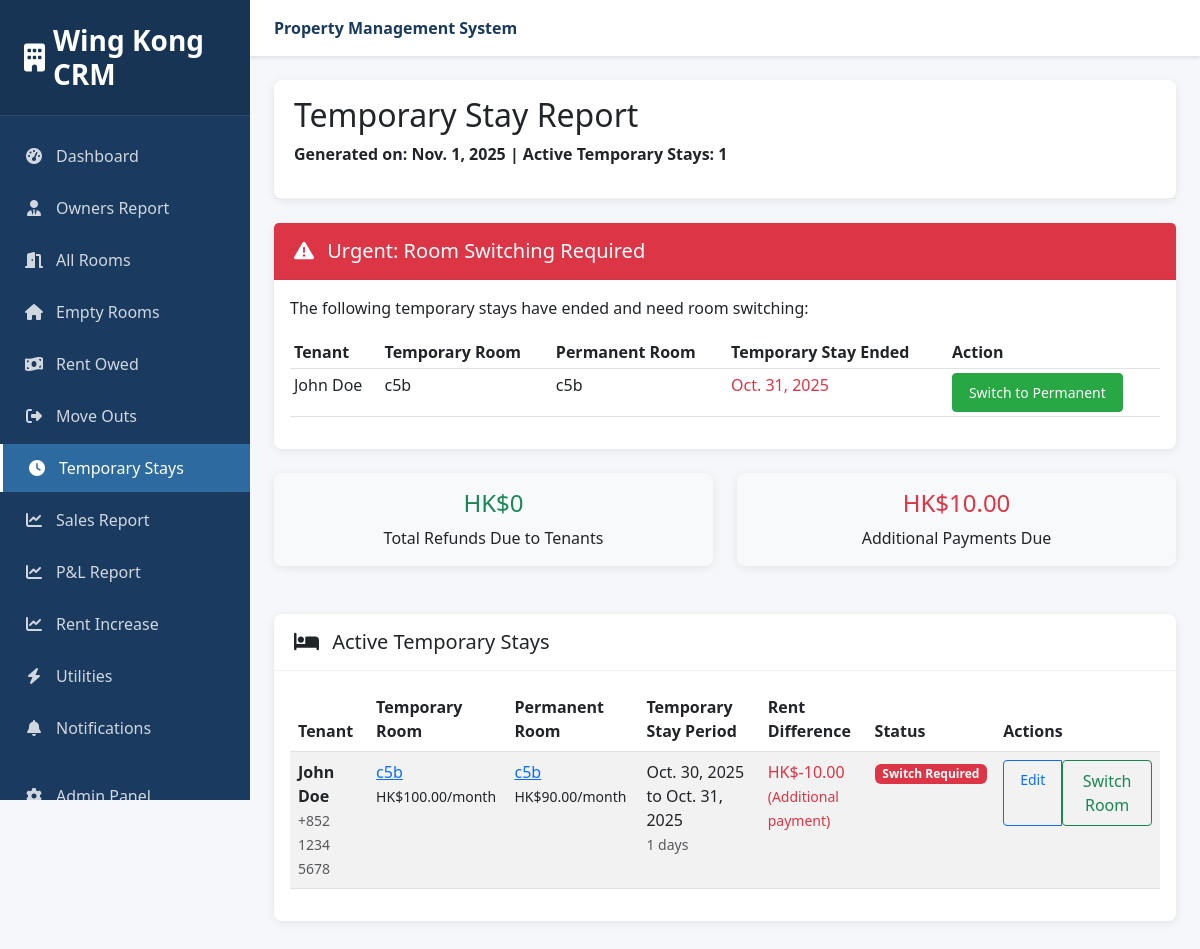
Screenshot of /reports/temporary-stay/ (signed in) with the database file from the repository.
### contracts/models.py (models this page shows, shortened)
class Contract(models.Model):
    CONTRACT_STATUS = [
        ('draft', 'Draft'),
        ('sent', 'Sent for Signature'),
        ('signed', 'Signed'),
        ('expired', 'Expired'),
        ('terminated', 'Terminated'),
    ]
    contract_number = models.CharField(max_length=50, unique=True, default=uuid.uuid4)
    booking = models.OneToOneField(Booking, on_delete=models.CASCADE)
    start_date = models.DateField()
    end_date = models.DateField()
    monthly_rent = models.DecimalField(max_digits=10, decimal_places=2)
    security_deposit = models.DecimalField(max_digits=10, decimal_places=2, default=0)
    stamp_duty = models.DecimalField(max_digits=10, decimal_places=2, default=0)
    status = models.CharField(max_length=20, choices=CONTRACT_STATUS, default='draft')
    signed_date = models.DateTimeField(null=True, blank=True)
    digital_signature = models.TextField(blank=True)  # Store signature data
    temporary_room = models.ForeignKey(Room, on_delete=models.SET_NULL, null=True, blank=True,
                                       related_name='temporary_contracts')
    temporary_stay_start = models.DateField(null=True, blank=True)
    temporary_stay_end = models.DateField(null=True, blank=True)
    temporary_stay_rent = models.DecimalField(max_digits=10, decimal_places=2, default=0,
                                              help_text="Rent during temporary stay")
    permanent_stay_rent = models.DecimalField(max_digits=10, decimal_places=2, default=0,
                                              help_text="Rent for permanent room")
    rent_difference = models.DecimalField(max_digits=10, decimal_places=2, default=0,
                                          help_text="Positive = refund, Negative = additional payment")
    is_temporary_stay_active = models.BooleanField(default=False)
    renewal_status = models.CharField(
        max_length=20,
        choices=[
            ('not_sent', 'Renewal Not Sent'),
            ('sent', 'Renewal Sent'),
            ('renewed', 'Renewed'),
            ('declined', 'Declined'),
        ],
        default='not_sent'
    )
    renewal_sent_date = models.DateTimeField(null=True, blank=True)
    move_out_notice_sent = models.BooleanField(default=False)
    move_out_notice_sent_date = models.DateTimeField(null=True, blank=True)
    created_at = models.DateTimeField(auto_now_add=True)
    updated_at = models.DateTimeField(auto_now=True)
    class Meta:
        ordering = ['-created_at']
    @property
    def temporary_stay_duration(self):
        if self.temporary_stay_start and self.temporary_stay_end:
            return (self.temporary_stay_end - self.temporary_stay_start).days
        return 0
    @property
    def needs_room_switch(self):
        if self.is_temporary_stay_active and self.temporary_stay_end:
            from django.utils import timezone
            return timezone.now().date() >= self.temporary_stay_end
        return False

### bookings/models.py (models this page shows, shortened)
class Booking(models.Model):
    BOOKING_STATUS = [
        ('pending', 'Pending'),  # Booking created but not confirmed
        ('confirmed', 'Confirmed'),  # Deposit paid, room reserved
        ('active', 'Active'),  # Tenant moved in
        ('completed', 'Completed'),  # Tenant moved out successfully
        ('cancelled', 'Cancelled'),  # Booking cancelled
        ('terminated', 'Terminated'),  # Contract terminated early
    ]
    PAYMENT_STATUS = [
        ('pending', 'Pending'),
        ('deposit_paid', 'Deposit Paid'),
        ('fully_paid', 'Fully Paid'),
        ('overdue', 'Overdue'),
    ]
    tenant = models.ForeignKey(Tenant, on_delete=models.CASCADE)
    room = models.ForeignKey(Room, on_delete=models.CASCADE)
    move_in_date = models.DateField()
    move_out_date = models.DateField()
    duration_months = models.IntegerField(help_text="Duration of stay in months")
    status = models.CharField(max_length=20, choices=BOOKING_STATUS, default='pending')
    payment_status = models.CharField(max_length=20, choices=PAYMENT_STATUS, default='pending')
    monthly_rent = models.DecimalField(max_digits=10, decimal_places=2)
    deposit_paid = models.DecimalField(max_digits=10, decimal_places=2, default=0)
    total_amount_paid = models.DecimalField(max_digits=10, decimal_places=2, default=0)
    booking_date = models.DateTimeField(auto_now_add=True)
    confirmed_date = models.DateTimeField(null=True, blank=True)
    actual_move_in_date = models.DateField(null=True, blank=True)
    actual_move_out_date = models.DateField(null=True, blank=True)
    special_requests = models.TextField(blank=True)
    class Meta:
        ordering = ['-booking_date']

### tenants/models.py (models this page shows, shortened)
class Tenant(models.Model):
    GENDER_CHOICES = [
        ('male', 'Male'),
        ('female', 'Female'),
        ('other', 'Other'),
    ]
    user = models.OneToOneField(User, on_delete=models.CASCADE, null=True, blank=True)
    full_name = models.CharField(max_length=200)
    hkid_number = models.CharField(
        max_length=20,
        unique=True,
        blank=True,
        null=True,
        validators=[RegexValidator(regex='^[A-Z]{1,2}[0-9]{6}\\([0-9A]\\)$', message='Enter valid HKID format')]
    )
    passport_number = models.CharField(max_length=50, blank=True, null=True)
    nationality = models.CharField(max_length=100)
    date_of_birth = models.DateField()
    gender = models.CharField(max_length=10, choices=GENDER_CHOICES)
    phone_number = models.CharField(max_length=20)
    whatsapp_number = models.CharField(max_length=20, blank=True, null=True)
    emergency_contact_name = models.CharField(max_length=200, blank=True)
    emergency_contact_phone = models.CharField(max_length=20, blank=True)
    resume = models.FileField(upload_to='tenant_resumes/', null=True, blank=True)
    job_search_status = models.BooleanField(default=False)
    created_at = models.DateTimeField(auto_now_add=True)
    updated_at = models.DateTimeField(auto_now=True)

### properties/models.py (models this page shows, shortened)
class Room(models.Model):
    ROOM_STATUS = [
        ('available', 'Available'),  # Ready for booking
        ('reserved', 'Reserved'),  # Booking confirmed, deposit paid
        ('occupied', 'Occupied'),  # Tenant actively living there
        ('maintenance', 'Under Maintenance'),  # Being repaired/cleaned
        ('temporary', 'Temporary Stay'),  # Short-term temporary occupancy
        ('cleaning', 'Being Cleaned'),  # Between tenants, being cleaned
    ]
    property = models.ForeignKey(Property, on_delete=models.CASCADE, related_name='rooms')
    room_code = models.CharField(max_length=10, unique=True)  # c5a, c5b, etc.
    room_number = models.CharField(max_length=20)
    description = models.TextField(blank=True)
    monthly_rent = models.DecimalField(max_digits=10, decimal_places=2, validators=[MinValueValidator(Decimal('0.01'))])
    deposit_amount = models.DecimalField(max_digits=10, decimal_places=2, default=2500.00)
    status = models.CharField(max_length=20, choices=ROOM_STATUS, default='available')
    photos = models.JSONField(default=list, blank=True)
    videos = models.JSONField(default=list, blank=True)
    post_ad_price = models.DecimalField(
        max_digits=10, decimal_places=2,
        null=True, blank=True,
        help_text="Price advertised to public (for rent increase detection)"
    )
    size_sqft = models.DecimalField(max_digits=8, decimal_places=2, null=True, blank=True)
    has_private_bathroom = models.BooleanField(default=False)
    has_balcony = models.BooleanField(default=False)
    created_at = models.DateTimeField(auto_now_add=True)
    updated_at = models.DateTimeField(auto_now=True)
    class Meta:
        ordering = ['room_code']

### reports/views.py (the view)
# urls.py: path('temporary-stay/', views.temporary_stay_report, name='temporary_stay'),
@staff_required
def temporary_stay_report(request):
    today = timezone.now().date()
    active_temporary_stays = Contract.objects.filter(
        is_temporary_stay_active=True
    ).select_related(
        'booking__tenant',
        'booking__room',
        'temporary_room'
    )
    upcoming_endings = Contract.objects.filter(
        is_temporary_stay_active=True,
        temporary_stay_end__range=[today, today + timedelta(days=7)]
    ).select_related('booking__tenant', 'booking__room', 'temporary_room')
    needs_switch = Contract.objects.filter(
        is_temporary_stay_active=True,
        temporary_stay_end__lt=today
    ).select_related('booking__tenant', 'booking__room', 'temporary_room')
    total_refunds_due = sum(
        contract.rent_difference for contract in active_temporary_stays if contract.rent_difference > 0)
    total_additional_payments = sum(
        abs(contract.rent_difference) for contract in active_temporary_stays if contract.rent_difference < 0)
    context = {
        'title': 'Temporary Stay Report',
        'active_temporary_stays': active_temporary_stays,
        'upcoming_endings': upcoming_endings,
        'needs_switch': needs_switch,
        'total_refunds_due': total_refunds_due,
        'total_additional_payments': total_additional_payments,
        'today': today,
    }
    return render(request, 'reports/temporary_stay.html', context)

### templates/reports/temporary_stay.html (shortened to what this page needs)
{% extends 'reports/base.html' %}
{% block content %}
<div class="card">
    <div class="card-header">
        <h2>{{ title }}</h2>
        <p>Generated on: {{ today }} | Active Temporary Stays: {{ active_temporary_stays.count }}</p>
    </div>
</div>
{% if needs_switch %}
<div class="card border-danger mb-4">
    <div class="card-header bg-danger text-white">
        <h5 class="mb-0"><i class="fas fa-exclamation-triangle me-2"></i> Urgent: Room Switching Required</h5>
    </div>
    <div class="card-body">
        <p>The following temporary stays have ended and need room switching:</p>
        <div class="table-responsive">
            <table class="table table-sm">
                <thead>
                    <tr>
                        <th>Tenant</th>
                        <th>Temporary Room</th>
                        <th>Permanent Room</th>
                        <th>Temporary Stay Ended</th>
                        <th>Action</th>
                    </tr>
                </thead>
                <tbody>
                    {% for contract in needs_switch %}
                    <tr>
                        <td>{{ contract.booking.tenant.full_name }}</td>
                        <td>{{ contract.temporary_room.room_code }}</td>
                        <td>{{ contract.booking.room.room_code }}</td>
                        <td class="text-danger">{{ contract.temporary_stay_end }}</td>
                        <td>
                            <form method="post" action="{% url 'switch_to_permanent' contract.id %}" style="display: inline;">
                                <button type="submit" class="btn btn-sm btn-success">Switch to Permanent</button>
                            </form>
                        </td>
                    </tr>
                    {% endfor %}
                </tbody>
            </table>
        </div>
    </div>
</div>
{% endif %}
<div class="row mb-4">
    <div class="col-md-6">
        <div class="card bg-light">
            <div class="card-body text-center">
                <h4 class="text-success">HK${{ total_refunds_due }}</h4>
                <p class="mb-0">Total Refunds Due to Tenants</p>
            </div>
        </div>
    </div>
    <div class="col-md-6">
        <div class="card bg-light">
            <div class="card-body text-center">
                <h4 class="text-danger">HK${{ total_additional_payments }}</h4>
                <p class="mb-0">Additional Payments Due</p>
            </div>
        </div>
    </div>
</div>
<div class="card mb-4">
    <div class="card-header">
        <h5 class="mb-0"><i class="fas fa-bed me-2"></i> Active Temporary Stays</h5>
    </div>
    <div class="card-body">
        {% if active_temporary_stays %}
        <div class="table-responsive">
            <table class="table table-striped">
                <thead>
                    <tr>
                        <th>Tenant</th>
                        <th>Temporary Room</th>
                        <th>Permanent Room</th>
                        <th>Temporary Stay Period</th>
                        <th>Rent Difference</th>
                        <th>Status</th>
                        <th>Actions</th>
                    </tr>
                </thead>
                <tbody>
                    {% for contract in active_temporary_stays %}
                    <tr>
                        <td>
                            <strong>{{ contract.booking.tenant.full_name }}</strong><br>
                            <small class="text-muted">{{ contract.booking.tenant.phone_number }}</small>
                        </td>
                        <td>
                            <a href="{% url 'properties:crm_room_detail' room_code=contract.temporary_room.room_code %}">
                                {{ contract.temporary_room.room_code }}
                            </a><br>
                            <small>HK${{ contract.temporary_stay_rent }}/month</small>
                        </td>
                        <td>
                            <a href="{% url 'properties:crm_room_detail' room_code=contract.booking.room.room_code %}">
                                {{ contract.booking.room.room_code }}
                            </a><br>
                            <small>HK${{ contract.permanent_stay_rent }}/month</small>
                        </td>
                        <td>
                            {{ contract.temporary_stay_start }} to {{ contract.temporary_stay_end }}<br>
                            <small class="text-muted">{{ contract.temporary_stay_duration }} days</small>
                        </td>
                        <td>
                            {% if contract.rent_difference > 0 %}
                            <span class="text-success">
                                +HK${{ contract.rent_difference }}<br>
                                <small>(Refund to tenant)</small>
                            </span>
                            {% elif contract.rent_difference < 0 %}
                            <span class="text-danger">
                                HK${{ contract.rent_difference }}<br>
                                <small>(Additional payment)</small>
                            </span>
                            {% else %}
                            <span class="text-muted">No difference</span>
                            {% endif %}
                        </td>
                        <td>
                            {% if contract.needs_room_switch %}
                            <span class="badge bg-danger">Switch Required</span>
                            {% else %}
                            <span class="badge bg-success">Active</span>
                            {% endif %}
                        </td>
                        <td>
                            <div class="btn-group btn-group-sm">
                                <a href="/admin/contracts/contract/{{ contract.id }}/change/"
                                   class="btn btn-outline-primary" target="_blank">
                                    Edit
                                </a>
                                <form method="post" action="{% url 'contracts:switch_to_permanent' contract.id %}" style="display: inline;">
                                    <button type="submit" class="btn btn-outline-success">Switch Room</button>
                                </form>
                            </div>
                        </td>
                    </tr>
                    {% endfor %}
                </tbody>
            </table>
        </div>
        {% else %}
        <p class="text-muted text-center">No active temporary stays</p>
        {% endif %}
    </div>
</div>
{% endblock %}

### rows the page displays
Contract: booking.tenant.full_name "John Doe", temporary_room.room_code "c5b", booking.room.room_code "c5b", temporary_stay_end "Oct. 31, 2025", booking.tenant.phone_number "+852 1234 5678", temporary_stay_rent "100.00", permanent_stay_rent "90.00", temporary_stay_start "Oct. 30, 2025", temporary_stay_duration "1", rent_difference "-10.00", is_temporary_stay_active "Switch Required"

### other values shown
{{ title }} "Temporary Stay Report"
{{ active_temporary_stays.count }} "1"
{{ total_refunds_due }} "0"
{{ total_additional_payments }} "10.00"
